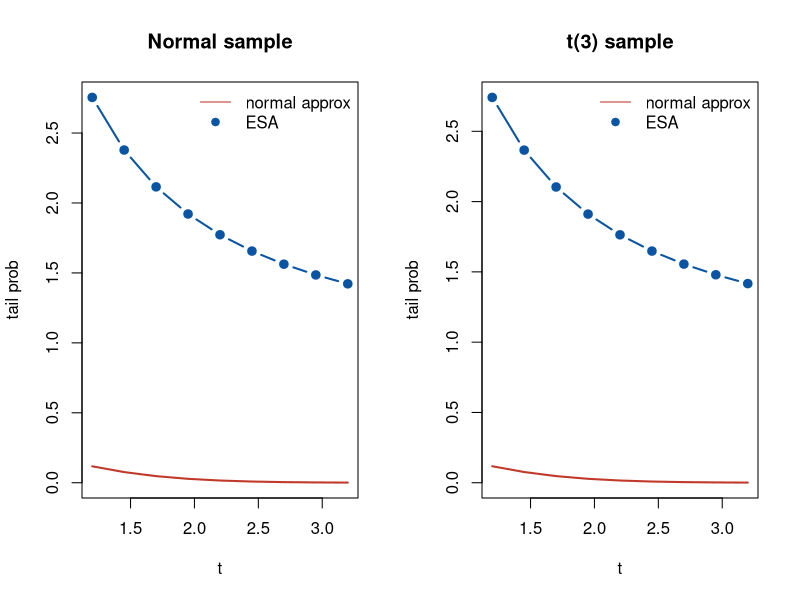

Reproduce this figure in R.
## ---- chunk 1
# 经验鞍点逼近的尾概率（Lugannani-Rice 形式，检验 xbar >= x0）
esa_tail <- function(x, x0) {
  n <- length(x)
  y <- x - x0
  # 鞍点方程：mean(y * exp(th*y)) / mean(exp(th*y)) = 0
  f <- function(th) sum(y * exp(th * y)) / sum(exp(th * y))
  th0 <- tryCatch(uniroot(f, c(-5, 5), extendInt = "yes")$root,
                  error = function(e) NA)
  if (is.na(th0)) return(NA)
  K  <- log(mean(exp(th0 * y)))
  m1 <- sum(y * exp(th0 * y)) / sum(exp(th0 * y))
  m2 <- sum(y^2 * exp(th0 * y)) / sum(exp(th0 * y))
  K2 <- m2 - m1^2
  w <- sign(th0) * sqrt(max(-2 * K, 0))
  u <- th0 * sqrt(n * K2)
  if (u == 0 || is.nan(w)) return(NA)
  pnorm(w) + dnorm(w) * (1 / w - 1 / u)
}

set.seed(2026)
n <- 60
x_norm <- rnorm(n)
x_t3   <- rt(n, df = 3)
tgrid <- seq(1.2, 3.2, by = 0.25)
# 检验 xbar >= mu + t * s / sqrt(n)，即枢轴 T = sqrt(n)(xbar-mu)/s >= t
esa_norm <- sapply(tgrid, function(t) esa_tail(x_norm, mean(x_norm) + t * sd(x_norm) / sqrt(n)))
esa_t3   <- sapply(tgrid, function(t) esa_tail(x_t3,   mean(x_t3)   + t * sd(x_t3)   / sqrt(n)))
## ---- chunk 2
par(mfrow = c(1, 2))
for (k in 1:2) {
  x <- if (k == 1) x_norm else x_t3
  esa <- if (k == 1) esa_norm else esa_t3
  # 正态近似（t 分布近似）：sqrt(n)(xbar-mu)/sd ~ t(n-1)
  tn <- 1 - pt(tgrid, df = n - 1)
  ylim <- range(c(esa, tn), na.rm = TRUE)
  plot(tgrid, tn, type = "l", lwd = 2, col = "#c0392b",
       ylim = ylim, xlab = "t", ylab = "tail prob",
       main = if (k == 1) "Normal sample" else "t(3) sample")
  lines(tgrid, esa, type = "b", pch = 19, col = "#0955a4", lwd = 2)
  legend("topright", c("normal approx", "ESA"), lty = c(1, NA),
         pch = c(NA, 19), col = c("#c0392b", "#0955a4"), bty = "n")
}
